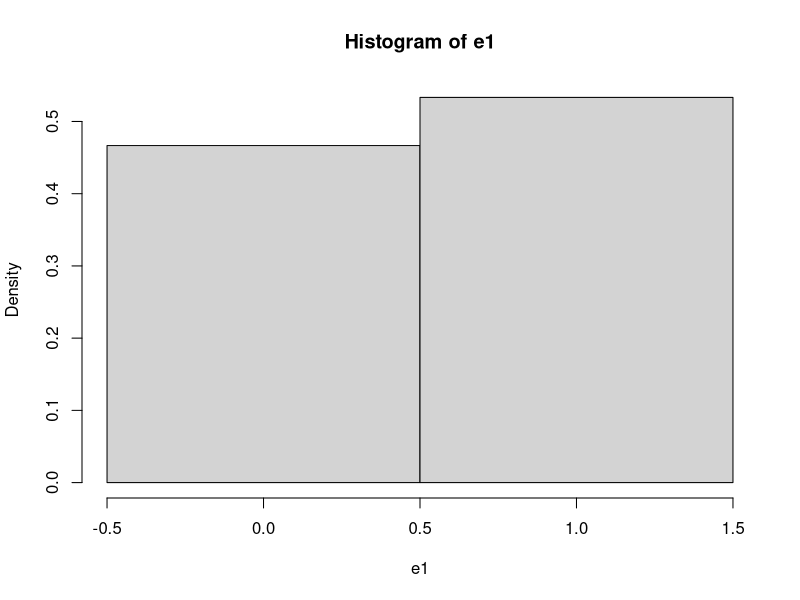
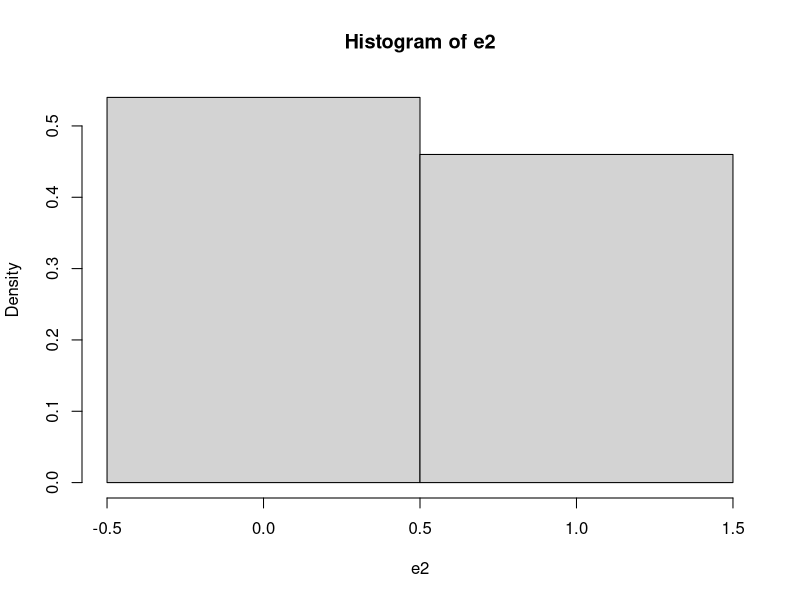

The R script that drew these images, in order:
## ---- chunk 1
FlipCoin <- function(n) sample(0:1, n, rep=T) 
e1 <- FlipCoin(30) 
e1 
## ---- chunk 2
cat("Banyaknya tail :", sum(e1==0), "dan Peluangnya :", sum(e1==0)/30,
    "\nBanyaknya head :", sum(e1==1), "dan Peluangnya :", sum(e1==1)/30)
## ---- chunk 3
hist(e1,breaks=c(-0.5, 0.5, 1.5), prob=T) 
## ---- chunk 4
e2=FlipCoin(100) 
e2 

sum(e1==0)
sum(e1==0)/30
sum(e1==1)
sum(e1==1)/30

hist(e2,breaks=c(-0.5,0.5,1.5), prob=T) 
